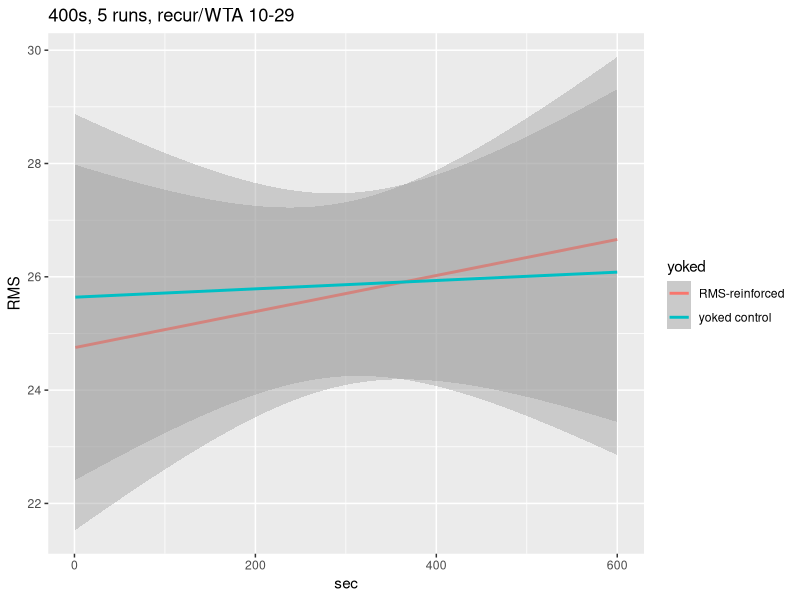

Recreate this plot in R. (Note: this script raises an error after producing the figure.)
library(lme4)
library(lmerTest)
library(ggplot2)

setwd('/Users/Bubba/Desktop/COGS195/Github/RattleNN/RattleResults')
rattledata = read.csv('data.csv')
colnames(rattledata) = c("run","yoked","sec","RMS","f")
rattledata$yoked[rattledata$yoked==0] = "RMS-reinforced"
rattledata$yoked[rattledata$yoked==1] = "yoked control"

rattlelm = lmer(scale(RMS) ~ (1|run) + yoked + scale(sec) + yoked*scale(sec), data = rattledata)
summary(rattlelm)

qplot(sec,RMS,data=rattledata,main= "400s, 5 runs, recur/WTA 10-29", geom=c("smooth"),method ="lm",formula=y~x,color=yoked)
quartz.save("10-29_rattleresults.pdf",type="pdf")

plot(rattledata$f,rattledata$RMS, main= "400s, 5 runs, recur/WTA 10-29", xlab="f",ylab="RMS")
quartz.save("10-29_RMSvsf.pdf",type="pdf")
